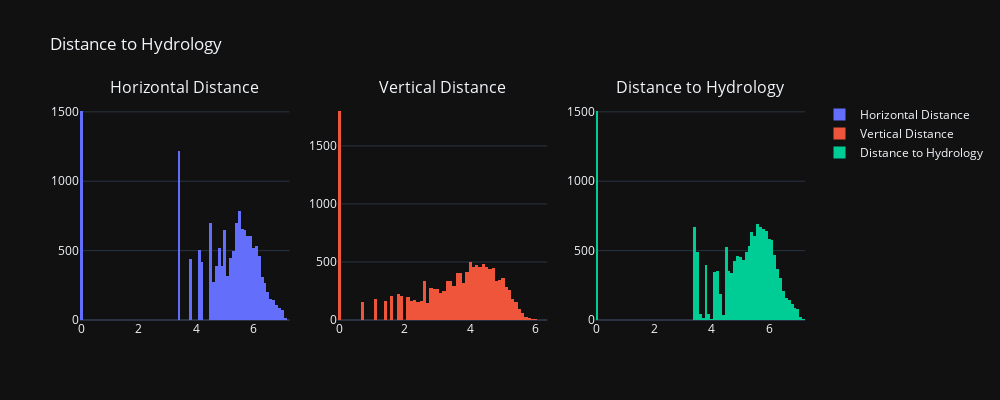

Here is the notebook cell this chart was saved with:
### Code cell
fig = make_subplots(rows=1, cols=3, subplot_titles=("Horizontal Distance", "Vertical Distance", "Distance to Hydrology"))


fig.add_trace(
    go.Histogram(x=np.log(hydrology['Horizontal_Distance_To_Hydrology'] + 1.), name='Horizontal Distance'),
    row=1, col=1
)

fig.add_trace(
    go.Histogram(x=np.log(hydrology['Vertical_Distance_To_Hydrology'] + 1.), name='Vertical Distance'),
    row=1, col=2
)

fig.add_trace(
    go.Histogram(x=np.log(hydrology['Distance_To_Hydrology'] + 1.), name='Distance to Hydrology'),
    row=1, col=3
)

fig.update_layout(
    height=400,
    width=1000,
    title_text="Distance to Hydrology",
    template=plots_theme
    )

### Figure 1 — Plotly figure (JSON) as saved in the notebook; plotly's stock layout.template omitted (floating-point values rounded to 4 significant figures; data arrays with more than 128 entries replaced by an {"elided": "..."} marker saying what was removed)
{"data": [{"name": "Horizontal Distance", "type": "histogram", "x": {"elided": "15120 float values"}, "xaxis": "x", "yaxis": "y"}, {"name": "Vertical Distance", "type": "histogram", "x": {"elided": "15120 float values"}, "xaxis": "x2", "yaxis": "y2"}, {"name": "Distance to Hydrology", "type": "histogram", "x": {"elided": "15120 float values"}, "xaxis": "x3", "yaxis": "y3"}], "layout": {"annotations": [{"font": {"size": 16}, "showarrow": false, "text": "Horizontal Distance", "x": 0.1444, "xanchor": "center", "xref": "paper", "y": 1, "yanchor": "bottom", "yref": "paper"}, {"font": {"size": 16}, "showarrow": false, "text": "Vertical Distance", "x": 0.5, "xanchor": "center", "xref": "paper", "y": 1, "yanchor": "bottom", "yref": "paper"}, {"font": {"size": 16}, "showarrow": false, "text": "Distance to Hydrology", "x": 0.8556, "xanchor": "center", "xref": "paper", "y": 1, "yanchor": "bottom", "yref": "paper"}], "height": 400, "title": {"text": "Distance to Hydrology"}, "width": 1000, "xaxis": {"anchor": "y", "domain": [0, 0.2889]}, "xaxis2": {"anchor": "y2", "domain": [0.3556, 0.6444]}, "xaxis3": {"anchor": "y3", "domain": [0.7111, 1]}, "yaxis": {"anchor": "x", "domain": [0, 1]}, "yaxis2": {"anchor": "x2", "domain": [0, 1]}, "yaxis3": {"anchor": "x3", "domain": [0, 1]}}}
